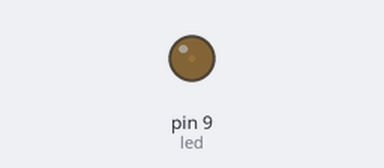
Bench run of a sketch on a simulated Arduino Uno, built with avr-gcc and run on an emulated ATmega328P. On the bench: output pins drawn as LEDs (lit = HIGH).

Above: at 0.05 s.
At 0.95 s:
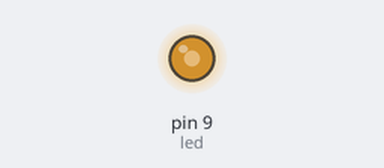
At 1.4 s:
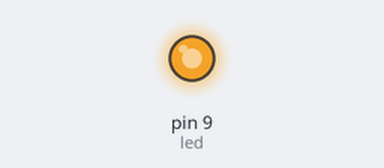
At 2.75 s:
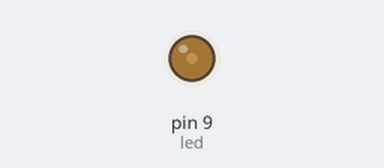
Timing chart, 0 to 7.2 s (numbered marks = the images above):
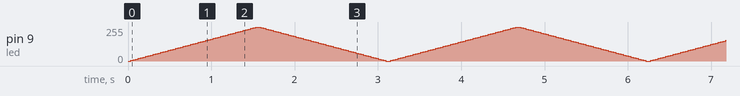

The sketch:

Fading_of_LED.ino
```cpp
/*
  Project 0 - Fading of LED
  -------------------------
  Smoothly fades an LED in and out using PWM (Pulse Width Modulation).

  Wiring:
    - LED anode (long leg) -> pin 9 (a PWM pin) through a 220 ohm resistor -> GND
    - LED cathode (short leg) -> GND

  Concepts learned:
    - analogWrite() expects values from 0 to 255
    - PWM (Pulse Width Modulation) for controlling LED brightness
*/

const int led = 9;           // the PWM pin the LED is attached to

void setup() {
  pinMode(led, OUTPUT);      // declare pin 9 to be an output
}

void loop() {
  // fade in from min to max in increments of 5 points:
  for (int f = 0; f <= 255; f += 5) {
    analogWrite(led, f);
    delay(30);
  }

  // fade out from max to min in increments of 5 points:
  for (int f = 255; f >= 0; f -= 5) {
    analogWrite(led, f);
    delay(30);
  }
}
```
